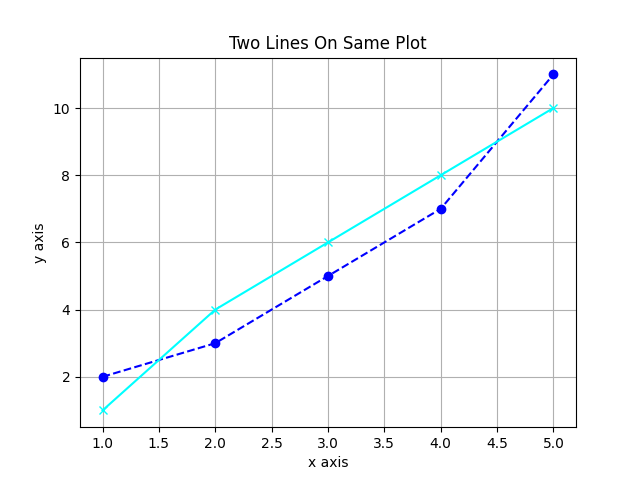

The script that saved this image:
import matplotlib.pyplot as plt
from matplotlib.lines import lineStyles

x1=[1,2,3,4,5]
y1=[2,3,5,7,11]
x2=[1,2,3,4,5]
y2=[1,4,6,8,10]
plt.plot(x1,y1,label='Line 1',marker='o',linestyle='--',color='b')
plt.plot(x2,y2,label='Line 2',marker='x',linestyle='-',color='cyan')
plt.title('Two Lines On Same Plot')
plt.xlabel('x axis')
plt.ylabel('y axis')
plt.grid(True)
plt.savefig('multiline.png')